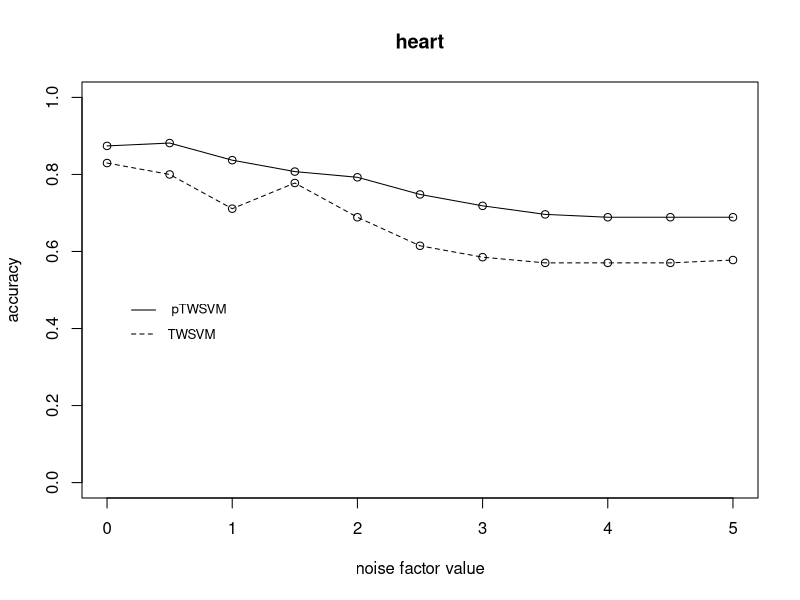

Recreate this plot in R.
nValue <-c(0,	0.5,	1,	1.5,	2,	2.5,	3,	3.5,	4,	4.5, 5);
pTWSVM_heart<-c(0.8741,	0.8815,	0.837,	0.8074,	0.7926,	0.7481,	0.7185,	0.6963,	0.6889,	0.6889,	0.6889);
TWSVM_heart<-c(0.8296,	0.8,	0.7111,	0.7778,	0.6889,	0.6148,	0.5852,	0.5704,	0.5704,	0.5704,	0.5778);

plot(nValue,pTWSVM_heart,xlab = "noise factor value",ylab = "accuracy",ylim=c(0,1),type='o');
lines(nValue,TWSVM_heart,xlab = "noise factor value",ylab = "accuracy",ylim=c(0,1),type='o',lty=2);
title('heart');
legend(0.1,0.5,expression(" pTWSVM" , "TWSVM "  ),lty=1:2,box.lty=0,cex = 0.8,y.intersp=1.5);



